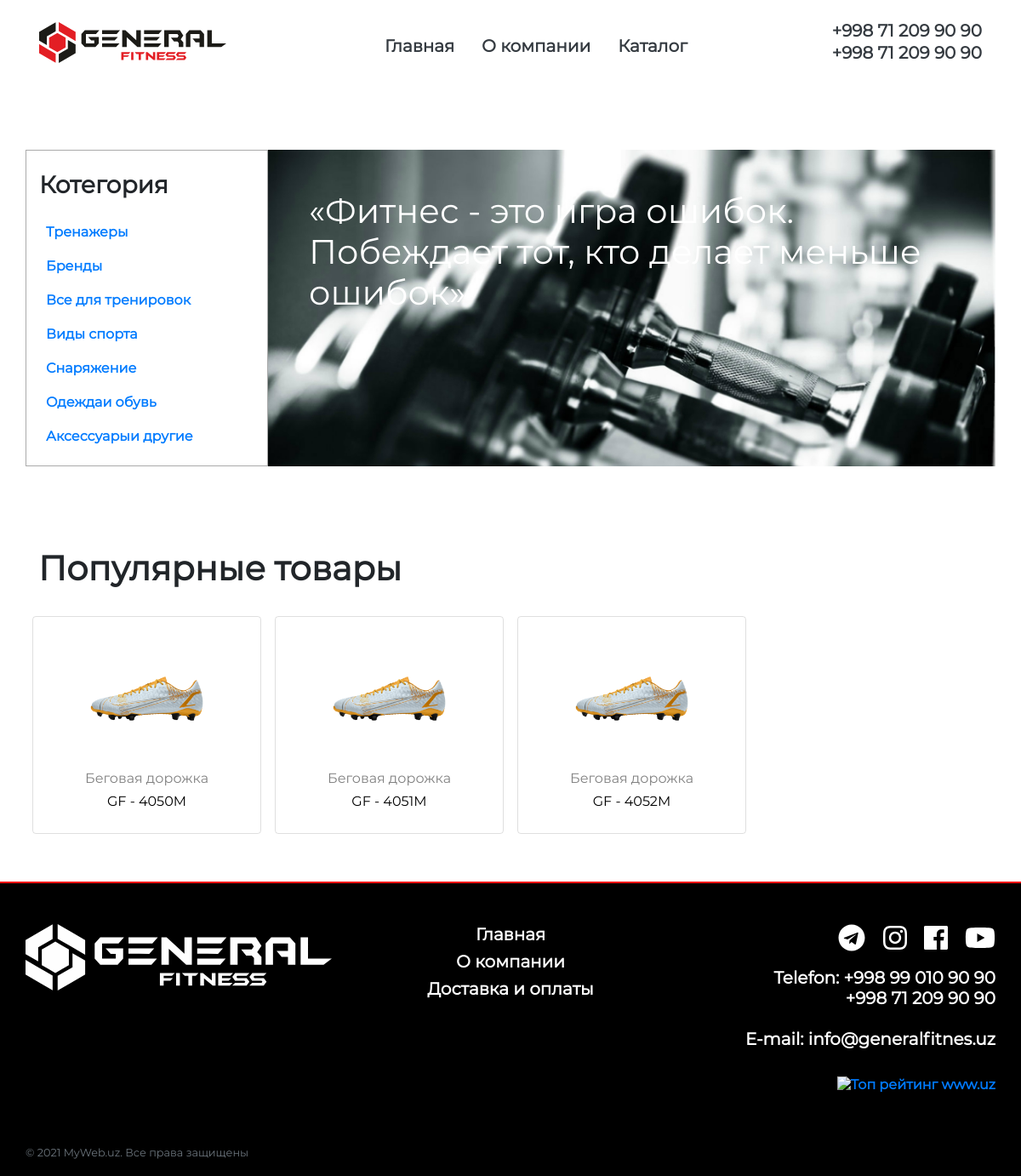
Page /categories/ on the committed database.
### product/models.py (models this page shows, shortened)
class Category(models.Model):
    name = models.CharField(max_length=200, unique=True)
    slug = models.SlugField(max_length=300)
    image = models.ImageField(upload_to='category-image/', blank=True, null=True)
    caption = models.CharField(max_length=300, blank=True, null=True)
    class Meta:
        verbose_name    = 'Kategoriya'
        verbose_name_plural = 'Kategoriyalar'

class ProductImage(models.Model):
    product = models.ForeignKey(Product, on_delete=models.CASCADE, related_name="product_image")
    image = models.ImageField(upload_to="product-image/")
    caption = models.CharField(max_length=300, blank=True, null=True)
    @property
    def imageURL(self):
        try:
            url = self.image.url
        except:
            url = ''
        return url

class Product(models.Model):
    category = models.ForeignKey(Category, on_delete=models.CASCADE, related_name='product_category')
    name = models.CharField(max_length=200,)
    product_model = models.CharField(max_length=100, unique=True)
    slug = models.SlugField(max_length=300)
    description = models.TextField()
    guarentee = models.CharField(max_length=200, blank=True, null=True, verbose_name="Kafolat: ")
    delivery_uzb = models.BooleanField(default=False)
    delivery_toshkent = models.BooleanField(default=False)
    class Meta:
        verbose_name="Maxsulot"
        verbose_name_plural="Maxsulotlar"

### core/views.py (the view)
# urls.py: path('categories/', CategoryView.as_view(), name="category"),
class CategoryView(ListView):
	model = Product
	template_name = 'products.html'
	paginate_by = 15
	def get_queryset(self):
		qs = super().get_queryset()
		slug = self.kwargs.get('slug')
		if slug:
			category=Category.objects.get(slug=slug)
			return qs.filter(category=category)
		else:
			return qs
	def get_context_data(self, *args, **kwargs):
		context = super().get_context_data(*args, **kwargs)
		context['category_list'] = Category.objects.all()
		return context

### templates/products.html (shortened to what this page needs)
{% extends 'base.html' %}
{% load static %}
	{% block css %}
		<link rel="stylesheet" type="text/css" href="{% static 'bootstrap/css/bootstrap.min.css' %}">
		<link rel="stylesheet" type="text/css" href="{% static 'font-awesome/css/font-awesome.css' %}">
		<link rel="stylesheet" type="text/css" href="{% static 'css/hexagons.css' %}">
		<link rel="stylesheet" type="text/css" href="{% static 'css/slick.css' %}">
		<link rel="stylesheet" type="text/css" href="{% static 'css/animate.css' %}">
		<link rel="stylesheet" href="https://unpkg.com/swiper/swiper-bundle.min.css">
		<link rel="stylesheet" type="text/css" href="{% static 'css/style.css' %}">
	{% endblock css %}
	{% block content %}
		<section class="container-fluid pl-0 pr-0 pt120 pb-5">
			<div class="container">
				<div class="row">
					<div class="col-12 col-sm-12 col-md-6 col-lg-3 col-xl-3" style="border: 1px solid #aaa;">
						<h3 class="font-weight-bold pt-4">Котегория</h3>
						<ul class="list-unstyled pt-3">
							{% for category in category_list %}
								<li class="pl-2 pb-2 h5 font-weight-bold"><a href="{% url 'core:category' category.slug %}">{{ category.name }}</a></li>
							{% endfor %}
						</ul>
					</div>
					<div class="col-12 col-sm-12 col-md-6 col-lg-9 col-xl-9 p-5" style="background-image: url(/static/img/backfon2.jpg); background-size: cover;">
						<h1 class="textWhite">«Фитнес - это игра ошибок. Побеждает тот, кто делает меньше ошибок» </h1>
					</div>
				</div>
			</div>
		</section>
		<section class="container-fluid pl-0 pr-0 pt-5 pb-5">
			<div class="container">
				<h1 class="font-weight-bold pb-3">Популярные товары</h1>
				<div class="row">
					{% for object in object_list %}
						<div class="col-12 col-sm-12 col-md-6 col-lg-3 col-xl-3 p-2">
							<a href="{% url 'core:product-detail' object.slug %}">
								<div class="card bg-transparent text-center">
									{% if object.product_image.all %}
										{% for img in object.product_image.all %}
											{% if forloop.counter == 1 %}
												<img src="{{ img.imageURL }}" width="60%" class="m-auto" alt="">
											{% endif %}
										{% endfor %}
									{% endif %}
									<div class="card-body">
										<h6 class="textGrey">{{ object.name }}</h6>
										<h6 class="textBlack">{{ object.product_model }}</h6>
									</div>
								</div>
							</a>
						</div>
					{% empty %}
						<h1>There is no Products</h1>
					{% endfor %}
				</div>
			</div>
		</section>
	{% endblock content %}

### static/css/hexagons.css (style rules this page uses)
* { margin: 0; padding: 0; }

### static/css/style.css (style rules this page uses)
*, *::before, *::after { font-family: "Montserrat-Regular"; font-weight: 900; font-size: 16px; }
body { font-family:"Montserrat-Regular"; font-size: 16px; }
a, a:hover { text-decoration: none; }
.textBlack { color: #000000; }
.textWhite { color: #ffffff; }
.textGrey { color: grey; }
.pt120 { padding-top: 120px; }

### rows in the picture
Category: name "Тренажеры"
Category: name "Бренды"
Category: name "Все для тренировок"
Category: name "Виды спорта"
Category: name "Снаряжение"
Category: name "Одеждаи обувь"
Category: name "Аксессуарыи другие"
Product: name "Беговая дорожка", product_model "GF - 4050M"
ProductImage: imageURL (picture)
Product: name "Беговая дорожка", product_model "GF - 4051M"
ProductImage: imageURL (picture)
Product: name "Беговая дорожка", product_model "GF - 4052M"
ProductImage: imageURL (picture)

### other values in the picture
{{ year }} "2021"
